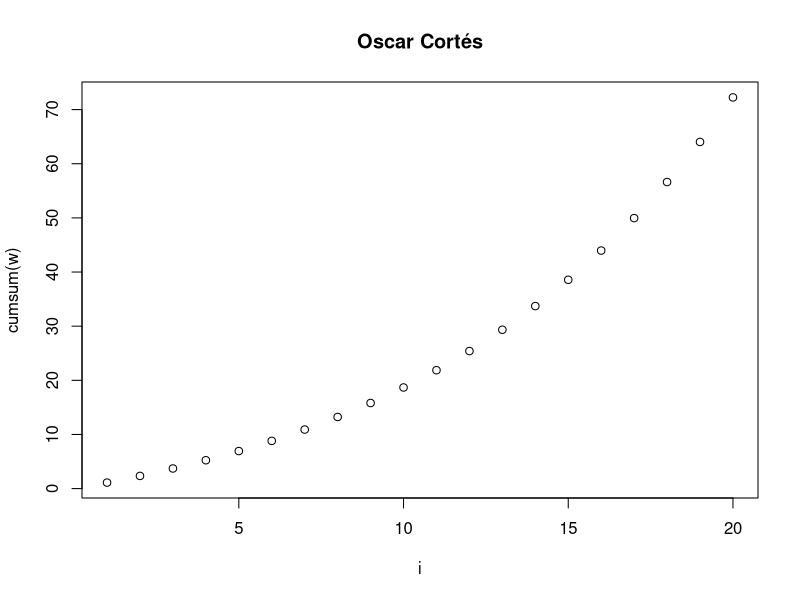
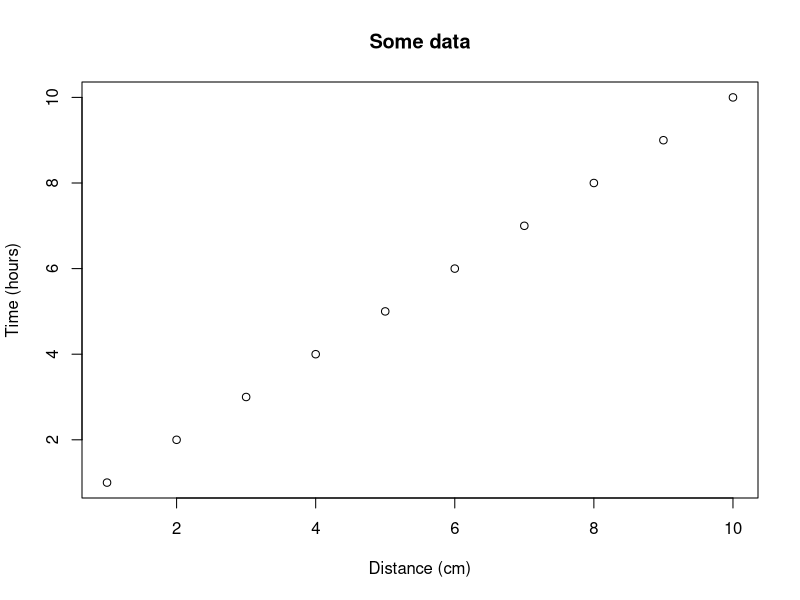
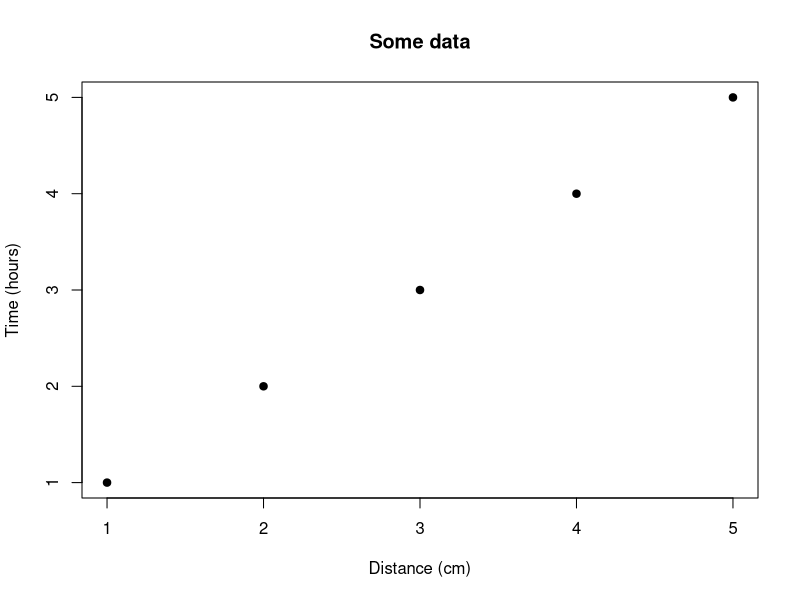

Reproduce these figures in R, in order.
## ---- chunk 1
knitr::opts_chunk$set(echo = TRUE) # By default, show code; set to FALSE to hide it
knitr::opts_chunk$set(fig.pos = 'H') # Places figures on pages separate from text
knitr::opts_chunk$set(out.width = '100%', dpi=300) # Figure resolution and size
knitr::opts_chunk$set(fig.env = "figure") # Latex figure environment
## ---- chunk 2
library(plyr)
n <- 0.9
i <- (1:20)
w <- (1/n^i)
plot(i,cumsum(w),main = "Oscar Cortés")
## ---- chunk 3
plot(1:10, main = "Some data", xlab = "Distance (cm)", 
     ylab = "Time (hours)")
## ---- chunk 4
plot(1:5, pch = 19, main = "Some data", xlab = "Distance (cm)", 
     ylab = "Time (hours)")
## ---- chunk 5
df = data.frame(ID = 1:3, code = letters[1:3])

# Creates tables that follow OUP guidelines using xtable
library(xtable) 
print(xtable(df, caption = "This is the table caption", 
             label = "tab:tab1"), comment = FALSE)
## ---- chunk 6
df = data.frame(ID = 1:3, code = letters[1:3])

# kable can alse be used for creating tables
knitr::kable(df, caption = "This is the table caption", format = "latex",
             booktabs = TRUE, label = "tab2")
## ---- chunk 7
x<-1
equation1<-log(exp(1))+((sin(x)^2)+(cos(x)^2))
equation1

n<- seq(0:50000)
equation2 <- sum(1/2^n)
equation2

equation1>equation2

## ---- chunk 8
x<-1
eq<- log(exp(x))+(sin(x)^2)+(cos(x)^2) 
eq

n<- seq_len(1000)
eq3 <- sum(1/2^n)
eq3

is.it.true <- eq > eq3
if(is.it.true == TRUE) {print ("Equation is true!")}
if(is.it.true == FALSE) {print("Equation is false!")}
